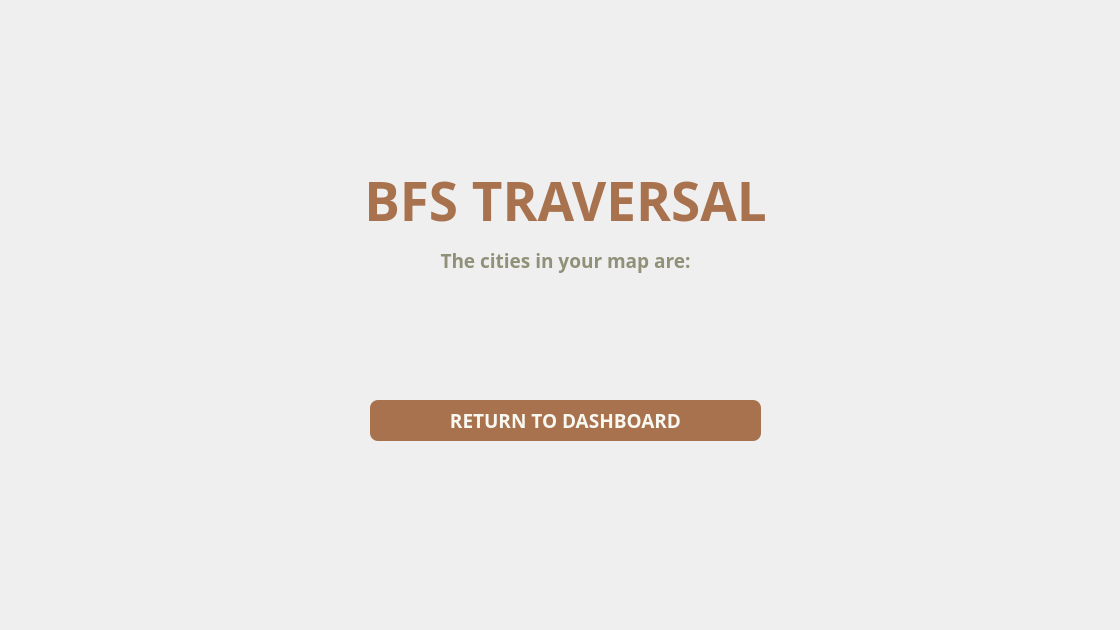
<?xml version="1.0" encoding="UTF-8"?>
<ui version="4.0">
 <class>BFS</class>
 <widget class="QWidget" name="BFS">
  <property name="geometry">
   <rect>
    <x>0</x>
    <y>0</y>
    <width>1120</width>
    <height>630</height>
   </rect>
  </property>
  <property name="minimumSize">
   <size>
    <width>1120</width>
    <height>630</height>
   </size>
  </property>
  <property name="maximumSize">
   <size>
    <width>1120</width>
    <height>630</height>
   </size>
  </property>
  <property name="windowTitle">
   <string>Mini Wasalni | BFS Traversal</string>
  </property>
  <widget class="QLabel" name="traverse_h">
   <property name="geometry">
    <rect>
     <x>310</x>
     <y>150</y>
     <width>511</width>
     <height>101</height>
    </rect>
   </property>
   <property name="font">
    <font>
     <family>Dosis</family>
     <pointsize>40</pointsize>
     <bold>true</bold>
    </font>
   </property>
   <property name="styleSheet">
    <string notr="true">QLabel {
		color: #A9724E;
}</string>
   </property>
   <property name="text">
    <string>BFS TRAVERSAL</string>
   </property>
   <property name="alignment">
    <set>Qt::AlignCenter</set>
   </property>
  </widget>
  <widget class="QPushButton" name="traverse_button">
   <property name="geometry">
    <rect>
     <x>370</x>
     <y>400</y>
     <width>391</width>
     <height>41</height>
    </rect>
   </property>
   <property name="maximumSize">
    <size>
     <width>500</width>
     <height>100</height>
    </size>
   </property>
   <property name="font">
    <font>
     <family>Dosis</family>
     <pointsize>14</pointsize>
     <bold>true</bold>
    </font>
   </property>
   <property name="styleSheet">
    <string notr="true">QPushButton {
		color: #F8F8F1;
		background-color: #A9724E;
		border: none;
		border-radius: 8px;
}

QPushButton:hover {
		color: #F8F8F1;
		background-color: #BFA17E;
		border: none;
		border-radius:8px;
}

QPushButton:pressed {
		color: #F8F8F1;
		background-color: #BFA17E;
		border: none;
        border-radius: 8px;
}</string>
   </property>
   <property name="text">
    <string>RETURN TO DASHBOARD</string>
   </property>
  </widget>
  <widget class="QLabel" name="traverse_label">
   <property name="geometry">
    <rect>
     <x>180</x>
     <y>210</y>
     <width>771</width>
     <height>101</height>
    </rect>
   </property>
   <property name="font">
    <font>
     <family>Dosis</family>
     <pointsize>14</pointsize>
     <bold>true</bold>
    </font>
   </property>
   <property name="styleSheet">
    <string notr="true">QLabel {
		color: #909178;
}</string>
   </property>
   <property name="text">
    <string>The cities in your map are:</string>
   </property>
   <property name="alignment">
    <set>Qt::AlignCenter</set>
   </property>
  </widget>
  <widget class="QLabel" name="bfs_display_label">
   <property name="geometry">
    <rect>
     <x>180</x>
     <y>280</y>
     <width>771</width>
     <height>101</height>
    </rect>
   </property>
   <property name="font">
    <font>
     <family>Dosis</family>
     <pointsize>14</pointsize>
     <bold>true</bold>
    </font>
   </property>
   <property name="styleSheet">
    <string notr="true">QLabel {
		color: #909178;
}</string>
   </property>
   <property name="text">
    <string/>
   </property>
   <property name="alignment">
    <set>Qt::AlignCenter</set>
   </property>
  </widget>
 </widget>
 <resources/>
 <connections/>
</ui>
